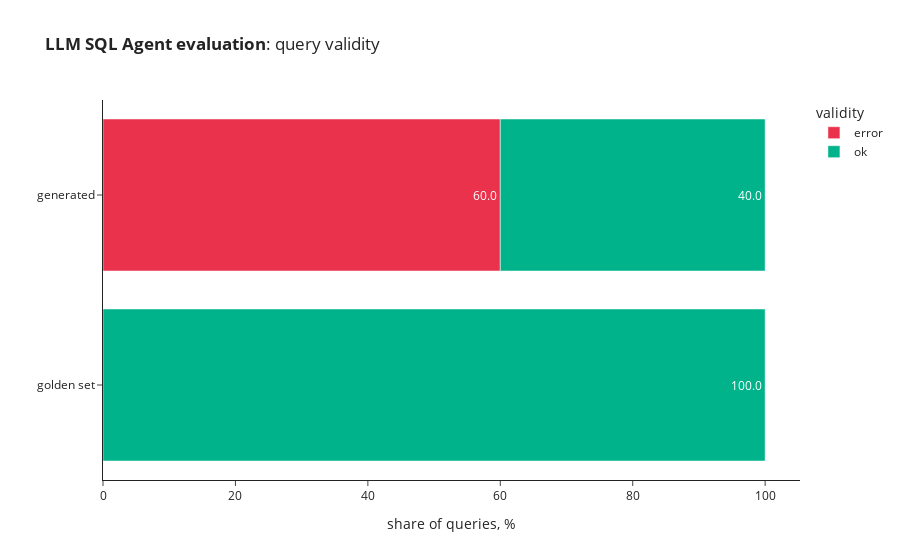

This figure's notebook cell:
### Code cell
refl_eval_df = evaluate_sql_agent(generate_query_reflection, golden_df)

### Figure 1 — Plotly figure (JSON) as saved in the notebook; plotly's stock layout.template omitted (floating-point values rounded to 4 significant figures)
{"data": [{"alignmentgroup": "True", "hovertemplate": "validity=error<br>share of queries, %=%{x}<br>=%{y}<extra></extra>", "legendgroup": "error", "marker": {"color": "#ea324c", "pattern": {"shape": ""}}, "name": "error", "offsetgroup": "error", "orientation": "h", "showlegend": true, "textposition": "auto", "texttemplate": "%{x:.1f}", "type": "bar", "x": [0, 60], "xaxis": "x", "y": ["golden set", "generated"], "yaxis": "y"}, {"alignmentgroup": "True", "hovertemplate": "validity=ok<br>share of queries, %=%{x}<br>=%{y}<extra></extra>", "legendgroup": "ok", "marker": {"color": "#00b38a", "pattern": {"shape": ""}}, "name": "ok", "offsetgroup": "ok", "orientation": "h", "showlegend": true, "textposition": "auto", "texttemplate": "%{x:.1f}", "type": "bar", "x": [100, 40], "xaxis": "x", "y": ["golden set", "generated"], "yaxis": "y"}], "layout": {"autosize": true, "barmode": "relative", "legend": {"title": {"text": "validity"}, "tracegroupgap": 0}, "title": {"text": "<b>LLM SQL Agent evaluation</b>: query validity"}, "xaxis": {"anchor": "y", "autorange": true, "domain": [0, 1], "range": [0, 105.3], "title": {"text": "share of queries, %"}, "type": "linear"}, "yaxis": {"anchor": "x", "autorange": true, "domain": [0, 1], "range": [-0.5, 1.5], "title": {"text": ""}, "type": "category"}}}
